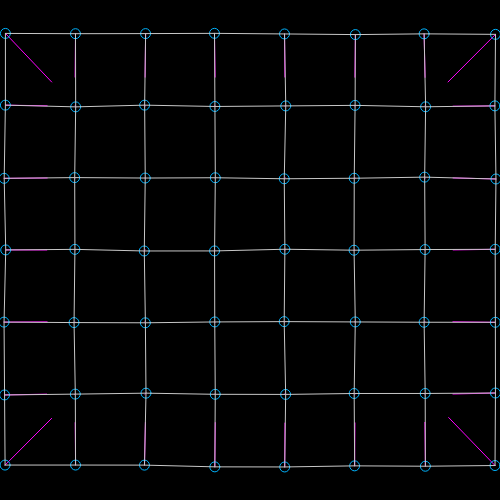
Frame 1 (no input)
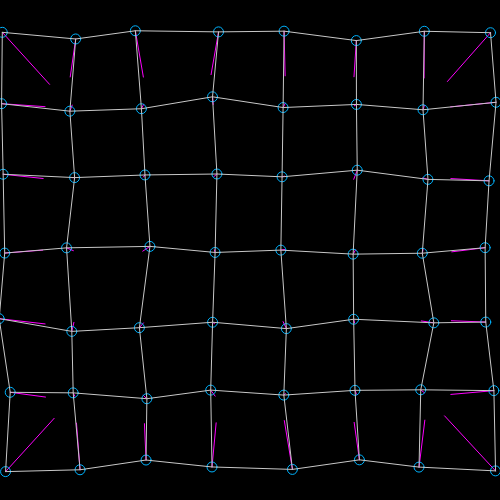
Frame 60 (no input)
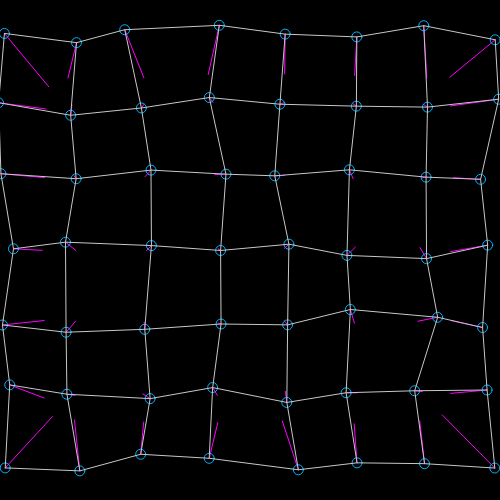
Frame 120 (the mouse pressed at the canvas centre since frame 60)

The p5.js sketch that drew these frames (run headless with seeded random() and noise() and a simulated clock; from frame 60 on, the mouse is pressed at the canvas centre):

// p5.js sketch
// ── sketch.js
var rows;
var cols;
var cell_w = 70;
var cell_h = 72;
var points = []

function setup() {
  createCanvas(500, 500);
  background(0);

  // set up grid
  cols = Math.floor(width / cell_w);
  rows = Math.floor(height / cell_h);
  
  // define margins
  offset_x = (width % cell_w) / 2;
  offset_y = (height % cell_h) / 2;

  // generate points in grid
  for (var i = 0; i <= rows; i++) {
    for (var j = 0; j <= cols; j++) {
      points.push(new Dot(j*cell_w + offset_x, i*cell_h + offset_y));
    }
  }

  // slow it down
  //frameRate(4);
  
}

function getSurroundingIndexes(index, elementsPerRow) {
  var surroundingIndexes= [];
  if (index % elementsPerRow === 0) {
    // index on left border
    var h_start = 0;
  } else {
    var h_start = -1;
  }
  if (index % elementsPerRow === elementsPerRow - 1) {
    // index on righthand border
    var h_stop = 0;
  } else {
    var h_stop = 1;
  }
  for (var v = -1; v <= 1; v++) {
    for (var h = h_start; h <= h_stop; h++) {
      var current = index + elementsPerRow * v + h;
      if (current != index) {
        surroundingIndexes.push(current);
      }
    }
  }
  return surroundingIndexes;
}

function draw() {
  background(0);
  noFill();
  stroke(200, 200, 200);

  // draw grid
  for (var i = 0; i < points.length; i++) {
    // every dot moves at random a bit
    points[i].update();

    // every dot tries to move to the average position of its neighbours

    // get surrounding dots
    var si = getSurroundingIndexes(i, (cols + 1));
    var existing_si = si.filter(function(foo) {return foo >= 0 && foo < points.length;});
    var average_x = existing_si.map(function(foo) {return points[foo].x}).reduce(function(bar, baz) {return bar + baz}) / existing_si.length;
    var average_y = existing_si.map(function(foo) {return points[foo].y}).reduce(function(bar, baz) {return bar + baz}) / existing_si.length;
    // a bit proud to use higher order functions
    // very much ashamed of arguments’ names
    push();
    stroke(255, 0, 255);
    line(points[i].x, points[i].y, average_x, average_y);
    pop();
    points[i].display();
  }

  // draw lines horizontally
  for (var i = 0; i <= rows ; i++) {
    beginShape();
    for (var j = 0; j <= cols; j++) {
      var currentIndex = j + i * (cols + 1);
      vertex(points[currentIndex].x, points[currentIndex].y);
    }
    endShape();
  }

  // draw lines horizontally
  for (var i = 0; i <= cols ; i++) {
    beginShape();
    for (var j = 0; j <= rows; j++) {
      var currentIndex = i + j * (cols + 1);
      vertex(points[currentIndex].x, points[currentIndex].y);
    }
    endShape();
  }

}

// Define ‘Dot’ object
var Dot = function(x, y) {
  this.x = x;
  this.y = y;

  this.update = function() {
    this.x += random(-1, 1);
    this.y += random(-1, 1);
  }

  this.display = function() {
    push();
    stroke(0, 180, 255);
    var s = 10;
    ellipse(this.x, this.y, s, s);
    pop();
  }
}
